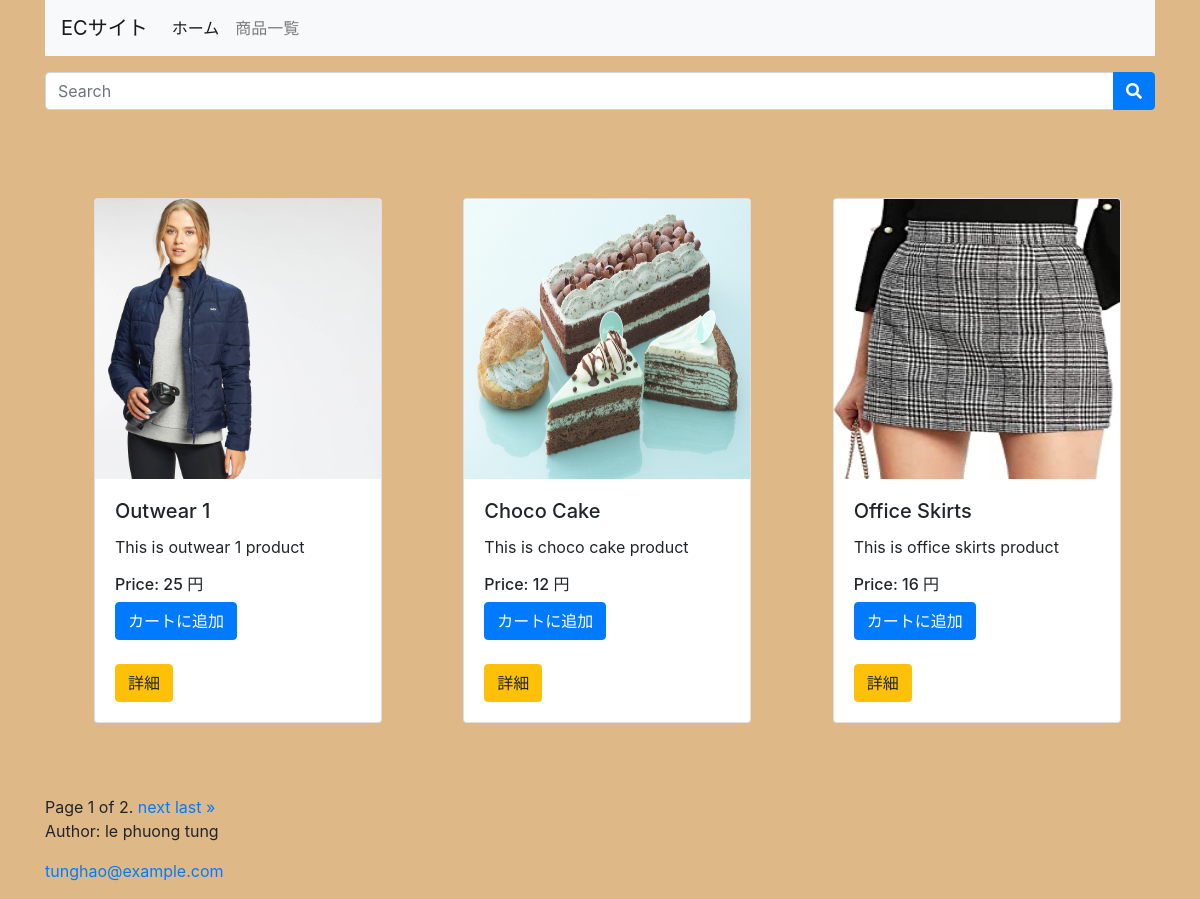
/cart/home/ (signed in), run on the app's committed database.
### store/models.py (models this page shows, shortened)
class Product(models.Model):
    product_name = models.CharField(max_length=100, unique=True)
    slug = models.SlugField(max_length=150, unique=True)
    description = models.TextField(max_length=500, blank=True)
    price = models.IntegerField()
    images = models.ImageField(upload_to='photos/products/')
    stock = models.IntegerField()
    is_available = models.BooleanField(default=True)
    category = models.ForeignKey(Category, on_delete=models.CASCADE)
    created_date = models.DateTimeField(auto_now_add=True)
    modifield_date = models.DateField(auto_now=True)

### cart/views.py (the view)
# urls.py: path('home/', HomeView.as_view(), name='home'),
class HomeView(LoginRequiredMixin, ListView):
    paginate_by = 3
    model = Product
    template_name = 'cart/index.html'
    context_object_name = 'products'

### cart/templates/cart/index.html (shortened to what this page needs)
{% extends '../base.html' %}
{% load static %}
{% block content %}
<form action="{% url 'product:product_search' %}" class="my-3 search" method="GET">
    <div class="input-group w-80">
        <input type="text" class="form-control" style="width:60%;" placeholder="Search" name="q" value="{{ q }}">
        <div class="input-group-append">
            <button class="btn btn-primary" type="submit">
                <i class="fa fa-search"></i>
            </button>
        </div>
    </div>
</form>
<div class="row p-3">
    {% for product in products %}
        <div class="col-sm-4 p-5 my-2">
            <div class="card" style="width: 18rem;">
                <img class="card-img-top" width="250px" height="280px" src="/media/{{ product.images }}" alt="{{ product.product_name }}">
                <div class="card-body">
                    <h5 class="card-title">{{ product.product_name }}</h5>
                    <p class="card-text">{{ product.description }}</p>
                    <h6 class="card-text">Price: {{ product.price }} 円</h5>
                    <a href="#" class="btn btn-primary">カートに追加</a><br><br>
                    <a href="{% url 'product:product_detail' product.id %}" class="btn btn-warning">詳細</a>
                </div>
            </div>
        </div>
    {% endfor %}
</div>
<div class="pagination">
    <span class="step-links">
        <span class="current">
            Page {{ page_obj.number }} of {{ page_obj.paginator.num_pages }}.
        </span>
        {% if page_obj.has_next %}
            <a href="?page={{ page_obj.next_page_number }}">next</a>
            <a href="?page={{ page_obj.paginator.num_pages }}">last &raquo;</a>
        {% endif %}
    </span>
</div>
{% endblock %}

### static/css/style.css (style rules this page uses)
body { background-color: burlywood; }

### data on the page
Product: images (picture), product_name "Outwear 1", description "This is outwear 1 product", price "25"
Product: images (picture), product_name "Choco Cake", description "This is choco cake product", price "12"
Product: images (picture), product_name "Office Skirts", description "This is office skirts product", price "16"

### other printed values
{{ page_obj.number }} "1"
{{ page_obj.paginator.num_pages }} "2"
